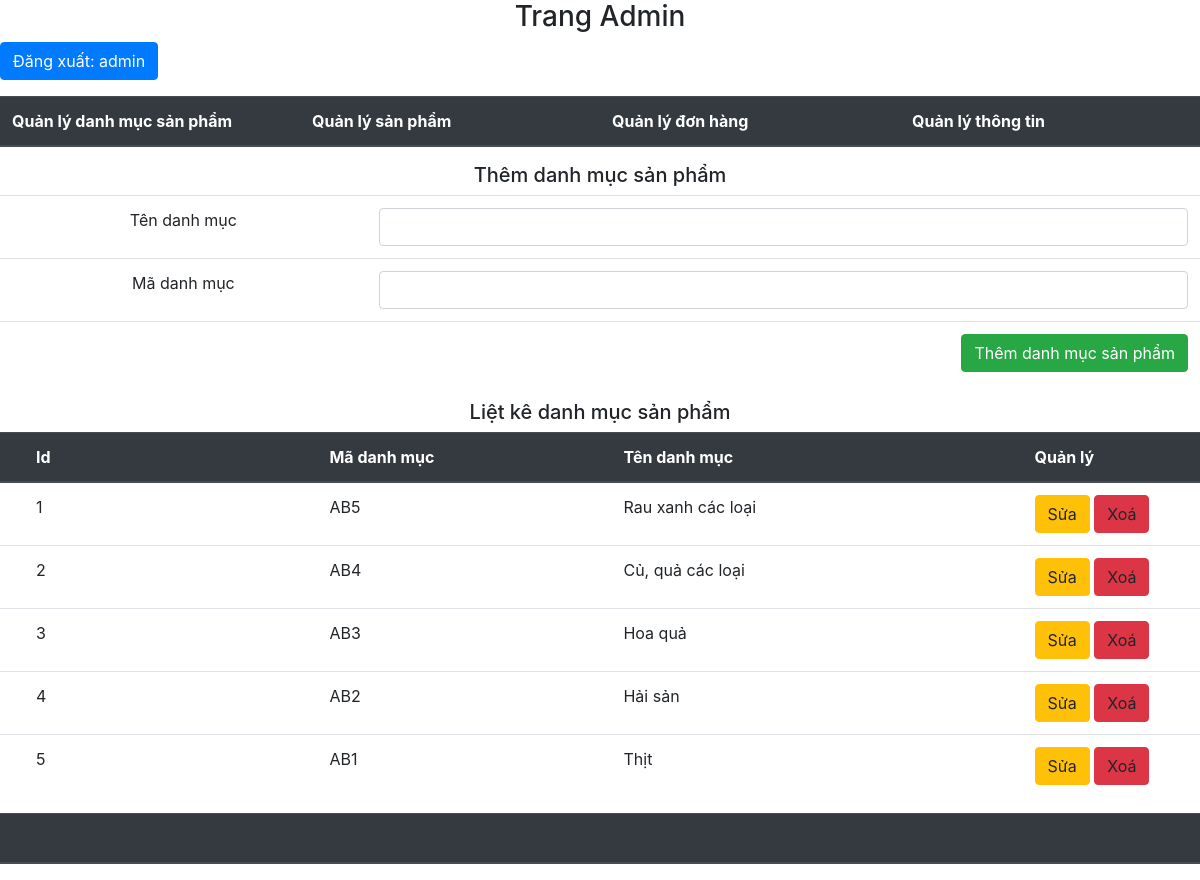
/admincp/index.php?action=quanlydanhmucsanpham&query=them (signed in), run on the app's committed database.
### tables this page shows
CREATE TABLE `tbl_danhmuc` (
  `id_danhmuc` int NOT NULL,
  `tendanhmuc` varchar(100) NOT NULL,
  `madanhmuc` varchar(100) NOT NULL
);

### admincp/modules/quanlydanhmucsp/lietke.php (the view)
<?php
	$sql_lietke_danhmucsp = "SELECT * FROM tbl_danhmuc ORDER BY madanhmuc DESC";
	$query_lietke_danhmucsp = mysqli_query($mysqli,$sql_lietke_danhmucsp);
?>
<center>
  <h5>Liệt kê danh mục sản phẩm</h5>
</center>
<table class="table bordered">
  <thead class="thead-dark">
    <tr>
    <th ></th>
    <th width="25%" >Id</th>
    <th width="25%">Mã danh mục</th>
    <th width="35%">Tên danh mục</th>
    <th width="15%">Quản lý</th>
  </tr>
  </thead>
  <?php
  $i = 0;
  while($row = mysqli_fetch_array($query_lietke_danhmucsp)){
  	$i++;
  ?>
  <tr>
    <td><?php ?></td>
  	<td><?php echo $i ?></td>
    <td><?php echo $row['madanhmuc'] ?></td>
    <td><?php echo $row['tendanhmuc'] ?></td>
   	<td>
     <a class="btn btn-warning" href="?action=quanlydanhmucsanpham&query=sua&iddanhmuc=<?php echo $row['id_danhmuc'] ?>">Sửa</a>
   		<a class="btn btn-danger" onclick="if (confirm('Bạn có chắc muốn xoá danh mục này không?')) window.location.href='modules/quanlydanhmucsp/xuly.php?iddanhmuc=<?php echo $row['id_danhmuc'] ?>';">Xoá</a>
   	</td>
  </tr>
  <?php
  }
  ?>
</table>

### data on the page
tbl_danhmuc: madanhmuc "AB5", tendanhmuc "Rau xanh các loại"
tbl_danhmuc: madanhmuc "AB4", tendanhmuc "Củ, quả các loại"
tbl_danhmuc: madanhmuc "AB3", tendanhmuc "Hoa quả"
tbl_danhmuc: madanhmuc "AB2", tendanhmuc "Hải sản"
tbl_danhmuc: madanhmuc "AB1", tendanhmuc "Thịt"

### other printed values
$_SESSION['dangnhap'] "admin"
